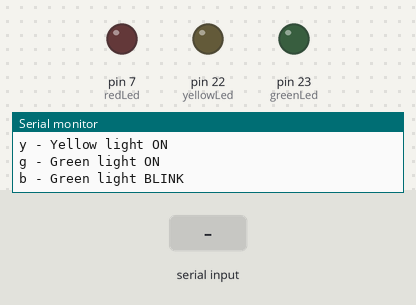
Recording of a sketch running on a simulated Arduino Mega 2560, built with avr-gcc and run on an emulated ATmega2560. Parts: output pins drawn as LEDs (lit = HIGH), the last lines printed to the serial monitor. Dashed ring = blinking. The test bench sets the inputs (shaded band).

Above: at 1.2 s.
1.3 s: "b" received over Serial
At 1.7 s:
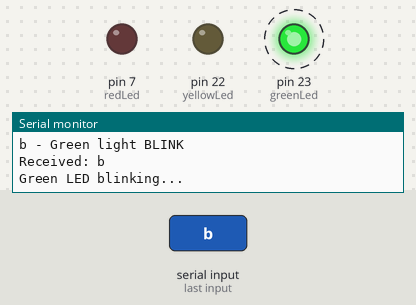
4.3 s: "r" received over Serial
At 7.1 s:
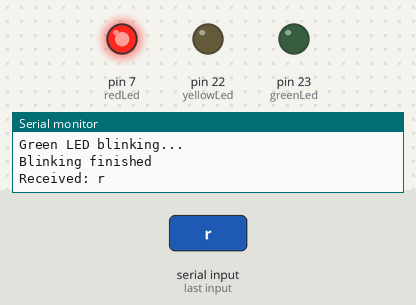
7.3 s: "y" received over Serial
At 7.9 s:
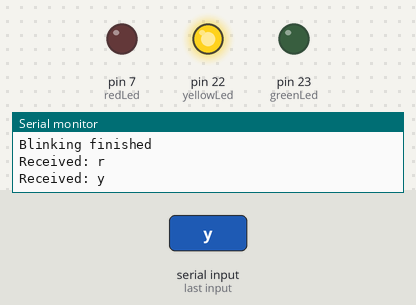
Timing chart, 0 to 10.3 s (numbered marks = the images above; inputs shaded):
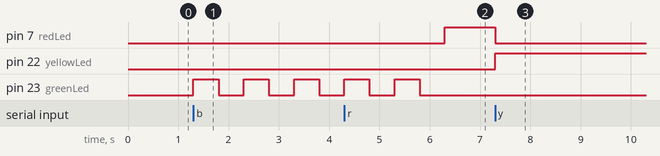

Measured:
- after the input at 1.3 s, pin 23 (greenLed): alternates HIGH for 0.50 s and LOW for 0.50 s, starting at once
- after the input at 4.3 s, pin 7 (redLed): LOW → HIGH after 2.0 s
- after the input at 7.3 s, pin 7 (redLed): HIGH → LOW at once; pin 22 (yellowLed): LOW → HIGH at once

The sketch:

007_LED_By_Input_Character.ino
```cpp
int redLed = 7;     // Red LED on pin 7
int yellowLed = 22; // Yellow LED on pin 22
int greenLed = 23;  // Green LED on pin 23
char key;           // Variable to store received character

void setup() {
  // Set all LED pins as outputs
  pinMode(redLed, OUTPUT);
  pinMode(yellowLed, OUTPUT);
  pinMode(greenLed, OUTPUT);

  // Turn all LEDs OFF initially
  digitalWrite(redLed, LOW);
  digitalWrite(yellowLed, LOW);
  digitalWrite(greenLed, LOW);

  // Initialize serial communication
  Serial.begin(9600);    //baud rate
  Serial.println("Enter:");
  Serial.println("r - Red light ON");
  Serial.println("y - Yellow light ON");
  Serial.println("g - Green light ON");
  Serial.println("b - Green light BLINK");
}

void loop() {
  // Check if data is available to read
  if (Serial.available() > 0) {
    // Read the incoming byte
    key = Serial.read();
    Serial.print("Received: ");
    Serial.println(key);

    // Turn all LEDs OFF first
    allLedsOff();

    // Process the command
    if (key == 'r' || key == 'R') {
      // Red light ON
      digitalWrite(redLed, HIGH);
    }
    else if (key == 'y' || key == 'Y') {
      // Yellow light ON
      digitalWrite(yellowLed, HIGH);
    }
    else if (key == 'g' || key == 'G') {
      // Green light ON
      digitalWrite(greenLed, HIGH);
    }
    else if (key == 'b' || key == 'B') {
      // Blink green light (5 times)
      blinkGreen();
    }
    else {
      // Invalid input
      Serial.println("Try r, y, g, or b");
    }
  }
}


void allLedsOff() {
  digitalWrite(redLed, LOW);
  digitalWrite(yellowLed, LOW);
  digitalWrite(greenLed, LOW);
}


void blinkGreen() {
  Serial.println("Green LED blinking...");


  for(int i = 0; i < 5; i++) {
    digitalWrite(greenLed, HIGH);
    delay(500);
    digitalWrite(greenLed, LOW);
    delay(500);
  }

  Serial.println("Blinking finished");
}
```
